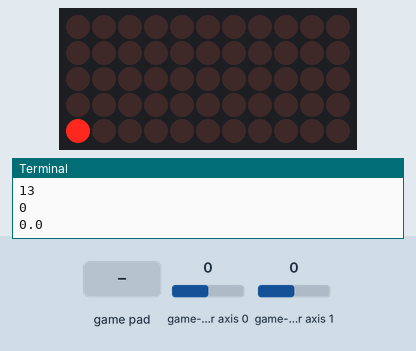
This program was run on a simulated Raspberry Pi (BCM pin numbers) with a Scroll pHAT. Shown: 11×5 LED matrix, the last lines printed to the terminal. The test bench sets the inputs (shaded band); at power-on: game-controller axis 0 0, game-controller axis 1 0.

Above: at 1.2 s.
1.3 s: game-controller button 0 pressed
At 1.49 s:
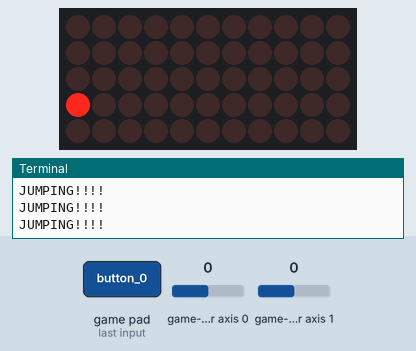
3.4 s: game-controller axis 0 set to 1
At 4.3 s:
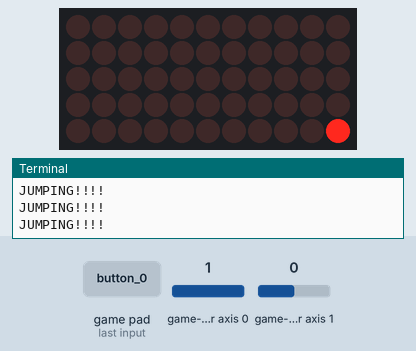
5.5 s: game-controller axis 1 set to -1
At 6.4 s:
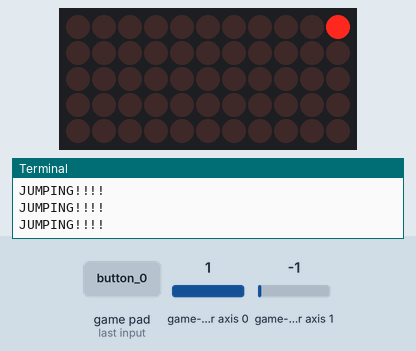
7.3 s: game-controller axis 0 set to -1
At 8.9 s:
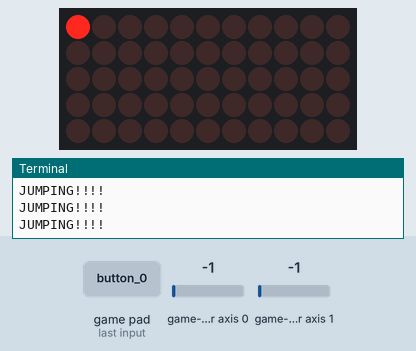
9.4 s: game-controller axis 0 set to 0.9
At 9.59 s:
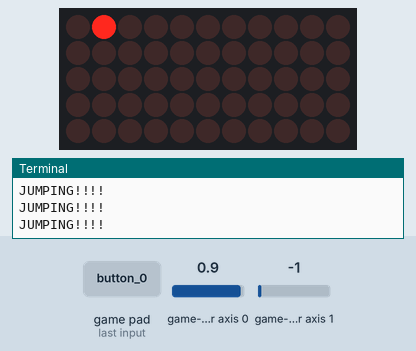
11.5 s: game-controller axis 1 set to -0.5
At 11.71 s:
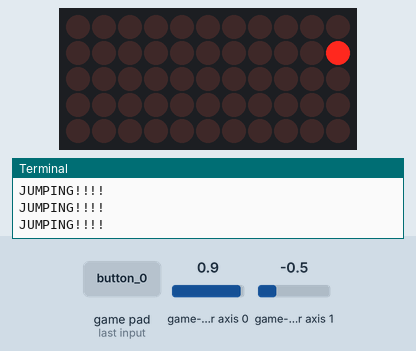
Timing chart, 0 to 14.3 s (numbered marks = the images above; inputs shaded):
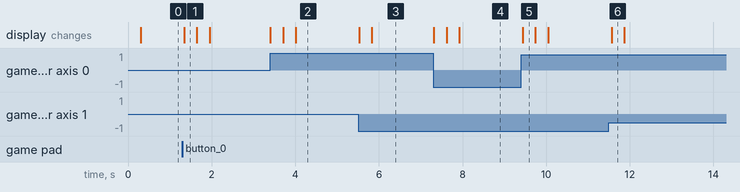

Measured:
- after the input at 1.3 s, the display: changes at once (image 1)
- after the input at 3.4 s, the display: first changes at once (image 2 shows a later state)
- after the input at 5.5 s, the display: first changes at once (image 3 shows a later state)
- after the input at 7.3 s, the display: first changes at once (image 4 shows a later state)
- after the input at 9.4 s, the display: changes at once (image 5)
- after the input at 11.5 s, the display: changes after 0.06 s (image 6)

The program:

test.py
```python
import scrollphat, time, pygame 		# importing libraries to use

pygame.init()					# Initialising pygame library
pygame.joystick.init()				# Initilaising the joystick module from pygame


joycount = pygame.joystick.get_count()		# Returns the number of joysticks available
print('Available Joysticks: {}'.format(joycount)) # prints no joysticks available

joystick = pygame.joystick.Joystick(0)		# Create a joystick instance
joystick.init()					# Initialise joystick

print joystick.get_init()			# Check if joystick is initialised
print joystick.get_id()				# get the ID of the joystick
print joystick.get_name()			# Get the system name of the joystick
print joystick.get_numaxes()			# Get the number of axis on the joystick
print joystick.get_numballs()			# Get the number of trackballs on the joystick
print joystick.get_numbuttons()			# Get the number of buttons on the joystick
print joystick.get_numhats()			# Get the number of hat controls on the joystick
print joystick.get_axis(0)			# Get the current number of axis

brightness = 20					# Setting brightness on scroll phat

w, h = (11, 5)					# Setting width and height
x, y = (0, 0)					# Setting x and y

grav = 0.5					# Setting Gravity
jump_vel = 0					# Setting jump velocity
jump_decay = 0.8				# Setting jump decay

move_speed = 1					# Setting movement speed

while True:					# Loop forever

    scrollphat.clear()				# Clearing the display
    scrollphat.set_brightness(brightness)	# Getting the brightness for LEDS
    scrollphat.set_pixel(int(x), int(y), 1)	# Setting pixel to show in bottom left corner
    scrollphat.update()				# Updating scroll phat
    time.sleep(0.03)				# Set scroll phat to sleep for .3 seconds

    pygame.event.pump()				# Processes pygame event handlers internally

    axis_value = joystick.get_axis(0)		# Setting axis value for x

    if axis_value > 0.8:			# If axis value is greater than 0.8
        x += move_speed				# increase move speed of x
    elif axis_value < -0.8:			# If axis value is less than 0.8
        x -= move_speed				# Decrease move speed

    if x >= w:					# if x is greater than width
        x = w - 1				# x = width - 1
    elif x < 0:					# If x is less than 0
        x = 0					# x is equal to 0

    axis_value = joystick.get_axis(1)		# Setting axis value for y

    if axis_value > 0.8:			# if y is greter than 0.8
        y += move_speed				# increase move speed of y
    elif axis_value < -0.8:			# if y is less than 0.8
        y -= move_speed				# decrese move speed of y

    y += grav					# y = y+grav
    y -= jump_vel

    jump_vel *= jump_decay

    if joystick.get_button(0):
        print('JUMPING!!!!')
        jump_vel = 1

    if y >= h:
        y = h - 1
    elif y < 0:
        y = 0
```
